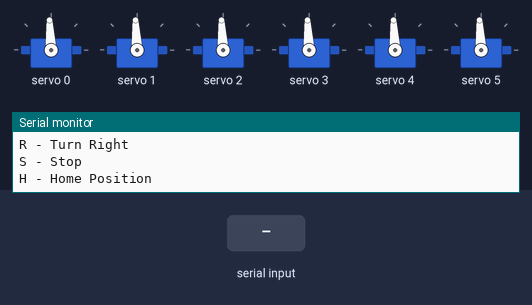
A sketch run on a simulated ESP32. Parts: 6 × servo, the last lines printed to the serial monitor. The test bench sets the inputs (shaded band).

Above: at 2.7 s.
2.8 s: "F" received over Serial
At 3.0 s:
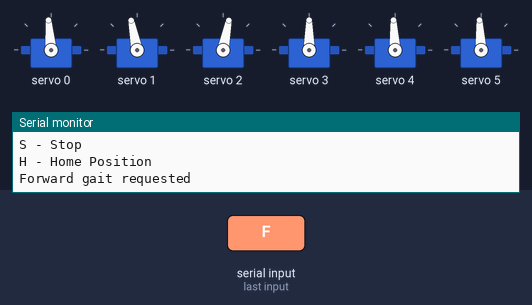
5.8 s: "S" received over Serial
At 6.5 s:
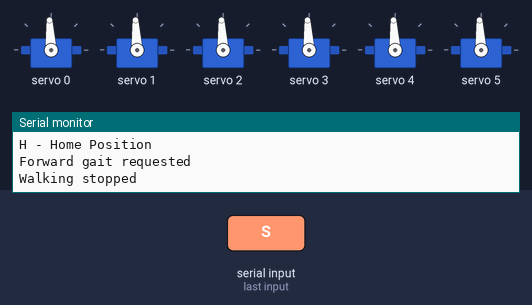
7.5 s: "B" received over Serial
At 7.7 s:
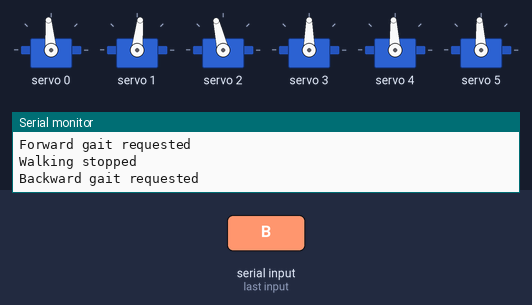
9.8 s: "L" received over Serial
At 10.4 s:
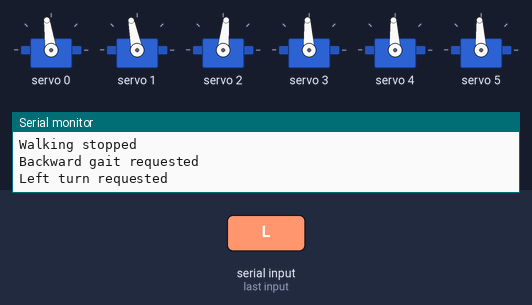
12.1 s: "R" received over Serial
At 12.5 s:
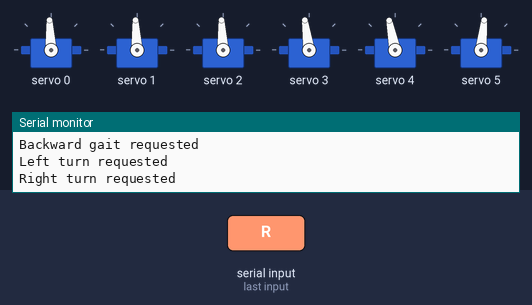
14.4 s: "f" received over Serial
At 15.01 s:
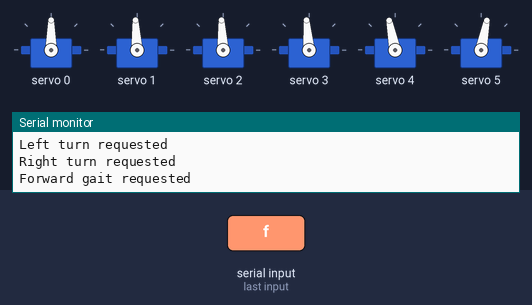
Timing chart, 0 to 18.4 s (numbered marks = the images above; inputs shaded):
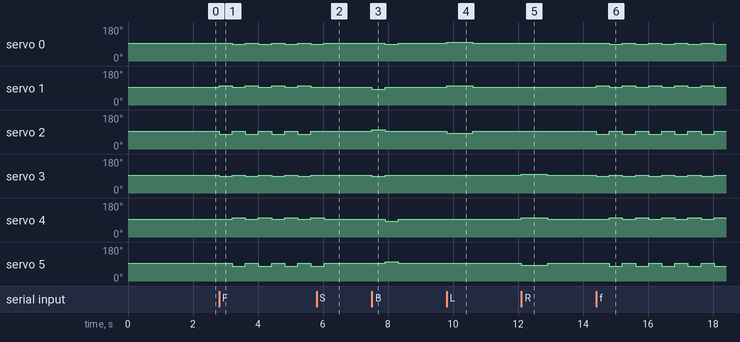

The sketch:

ROBO_DUCK.ino
```cpp
#include "config.h"
#include "servo_control.h"
#include "walking.h"
#include "balance.h"

void setup() {

    Serial.begin(115200);

    delay(1000);

    Serial.println();
    Serial.println("======================");
    Serial.println("     ROBO DUCK");
    Serial.println("======================");

    initServos();

    delay(500);

    standPosition();

    Serial.println("ROBO DUCK READY");

    Serial.println("Commands:");
    Serial.println("F - Forward");
    Serial.println("B - Backward");
    Serial.println("L - Turn Left");
    Serial.println("R - Turn Right");
    Serial.println("S - Stop");
    Serial.println("H - Home Position");
}

void loop() {

    if (Serial.available()) {

        char command = Serial.read();

        switch (command) {

            case 'F':
            case 'f':
                walkForward();
                break;

            case 'B':
            case 'b':
                walkBackward();
                break;

            case 'L':
            case 'l':
                turnLeft();
                break;

            case 'R':
            case 'r':
                turnRight();
                break;

            case 'S':
            case 's':
                stopWalking();
                break;

            case 'H':
            case 'h':
                standPosition();
                Serial.println("Home position");
                break;

            default:
                break;
        }
    }
}
```

balance.cpp
```cpp
#include "balance.h"
#include "servo_control.h"
#include "config.h"

void standPosition() {

    setServoAngle(LEFT_HIP_ROLL, 90);
    setServoAngle(LEFT_HIP_PITCH, 90);
    setServoAngle(LEFT_KNEE, 90);

    setServoAngle(RIGHT_HIP_ROLL, 90);
    setServoAngle(RIGHT_HIP_PITCH, 90);
    setServoAngle(RIGHT_KNEE, 90);
}

void resetPosition() {

    standPosition();
}
```

balance.h
```cpp
#ifndef BALANCE_H
#define BALANCE_H

void standPosition();
void resetPosition();

#endif
```

servo_control.cpp
```cpp
#include "servo_control.h"
#include "config.h"

#include <Wire.h>
#include <Adafruit_PWMServoDriver.h>

static Adafruit_PWMServoDriver pwm(
    PCA9685_ADDRESS
);

static int currentAngles[SERVO_COUNT] = {
    90, 90, 90, 90, 90, 90
};

static bool initialized = false;

static uint16_t angleToPulse(int angle) {

    angle = constrain(
        angle,
        SERVO_MIN_ANGLE,
        SERVO_MAX_ANGLE
    );

    return map(
        angle,
        0,
        180,
        SERVO_MIN_US,
        SERVO_MAX_US
    );
}

void initServos() {

    Wire.begin(I2C_SDA, I2C_SCL);

    if (!pwm.begin()) {
        Serial.println("PCA9685 initialization failed!");
        return;
    }

    pwm.setPWMFreq(SERVO_FREQUENCY);

    delay(20);

    initialized = true;

    Serial.println("PCA9685 ready");
    Serial.println("6 SG90 servo channels configured");
}

void setServoAngle(uint8_t channel, int angle) {

    if (!initialized || channel >= SERVO_COUNT) {
        return;
    }

    angle = constrain(
        angle,
        SERVO_MIN_ANGLE,
        SERVO_MAX_ANGLE
    );

    uint16_t pulse = angleToPulse(angle);

    uint16_t ticks =
        ((uint32_t)pulse * 4096UL) / 20000UL;

    pwm.setPWM(channel, 0, ticks);

    currentAngles[channel] = angle;
}

void moveServoSmooth(
    uint8_t channel,
    int targetAngle,
    int stepDelay
) {

    if (!initialized || channel >= SERVO_COUNT) {
        return;
    }

    targetAngle = constrain(
        targetAngle,
        SERVO_MIN_ANGLE,
        SERVO_MAX_ANGLE
    );

    int startAngle = currentAngles[channel];

    int direction =
        (targetAngle > startAngle) ? 1 : -1;

    for (
        int angle = startAngle;
        angle != targetAngle;
        angle += direction
    ) {

        setServoAngle(channel, angle);
        delay(stepDelay);
    }

    setServoAngle(channel, targetAngle);
}

void setAllServos(int angle) {

    for (int i = 0; i < SERVO_COUNT; i++) {
        setServoAngle(i, angle);
    }
}

void disableServos() {

    if (!initialized) return;

    for (int i = 0; i < SERVO_COUNT; i++) {
        pwm.setPWM(i, 0, 4096);
    }
}
```

servo_control.h
```cpp
#ifndef SERVO_CONTROL_H
#define SERVO_CONTROL_H

#include <Arduino.h>

void initServos();
void setServoAngle(uint8_t channel, int angle);
void moveServoSmooth(uint8_t channel, int targetAngle, int stepDelay);
void setAllServos(int angle);
void disableServos();

#endif
```

walking.cpp
```cpp
#include "walking.h"
#include "servo_control.h"
#include "balance.h"
#include "config.h"

static bool walking = false;

// Initial experimental gait poses.
// Adjust only after checking servo directions and linkages.

static void applyPose(
    int leftRoll,
    int leftHip,
    int leftKnee,
    int rightRoll,
    int rightHip,
    int rightKnee
) {
    setServoAngle(LEFT_HIP_ROLL, leftRoll);
    setServoAngle(LEFT_HIP_PITCH, leftHip);
    setServoAngle(LEFT_KNEE, leftKnee);

    setServoAngle(RIGHT_HIP_ROLL, rightRoll);
    setServoAngle(RIGHT_HIP_PITCH, rightHip);
    setServoAngle(RIGHT_KNEE, rightKnee);
}

void stopWalking() {

    walking = false;
    standPosition();

    Serial.println("Walking stopped");
}

void walkForward() {

    walking = true;

    Serial.println("Forward gait requested");

    while (walking) {

        // Left leg swing phase
        applyPose(95, 105, 65, 85, 90, 90);
        delay(WALK_STEP_TIME / 2);

        // Right leg swing phase
        applyPose(85, 90, 90, 95, 105, 65);
        delay(WALK_STEP_TIME / 2);

        // Serial command can interrupt movement
        if (Serial.available()) {
            char command = Serial.read();

            if (command == 'S' || command == 's') {
                stopWalking();
            }
        }
    }
}

void walkBackward() {

    Serial.println("Backward gait requested");

    applyPose(95, 75, 110, 85, 90, 90);
    delay(WALK_STEP_TIME / 2);

    applyPose(85, 90, 90, 95, 75, 110);
    delay(WALK_STEP_TIME / 2);

    standPosition();
}

void turnLeft() {

    Serial.println("Left turn requested");

    applyPose(100, 105, 75, 90, 90, 90);
    delay(WALK_STEP_TIME);

    standPosition();
}

void turnRight() {

    Serial.println("Right turn requested");

    applyPose(90, 90, 90, 100, 105, 75);
    delay(WALK_STEP_TIME);

    standPosition();
}
```

walking.h
```cpp
#ifndef WALKING_H
#define WALKING_H

void walkForward();
void walkBackward();
void turnLeft();
void turnRight();
void stopWalking();

#endif
```

config.h
```cpp
#ifndef CONFIG_H
#define CONFIG_H

// ESP32 I2C configuration
#define I2C_SDA 21
#define I2C_SCL 22

// PCA9685
#define PCA9685_ADDRESS 0x40
#define SERVO_FREQUENCY 50

// SG90 configuration
#define SERVO_COUNT 6

// Conservative initial pulse range.
// Calibrate each actual servo before increasing.
#define SERVO_MIN_US 1000
#define SERVO_MAX_US 2000

// Servo channels
#define LEFT_HIP_ROLL    0
#define LEFT_HIP_PITCH   1
#define LEFT_KNEE        2

#define RIGHT_HIP_ROLL   3
#define RIGHT_HIP_PITCH  4
#define RIGHT_KNEE       5

// Initial servo positions
#define SERVO_CENTER 90

// Movement settings
#define WALK_DELAY 20
#define WALK_STEP_TIME 800

// Software angle limits
#define SERVO_MIN_ANGLE 0
#define SERVO_MAX_ANGLE 180

#endif
```

Measured:
- after the input at 2.8 s, servo 0: alternates 95° for 0.40 s and 90° for 0.40 s, starting at once; servo 1: alternates 101° for 0.40 s and 93° for 0.40 s, starting at once
- after the input at 5.8 s, servo 0, servo 4, servo 5: goes on until 6.0 s, then stays 93°; servo 1, servo 2: stops changing and stays 93°
- after the input at 7.5 s, servo 0: 93° → 95° at once, → 90° 0.40 s later, → 93° 0.40 s later; servo 1: 93° → 84° at once, → 93° 0.40 s later; servo 2: 93° → 103° at once, → 93° 0.40 s later; servo 3: 93° → 90° at once, → 95° 0.40 s later, → 93° 0.40 s later; servo 4: 93° → 84° after 0.41 s, → 93° 0.40 s later
- after the input at 9.8 s, servo 0: 93° → 98° at once, → 93° 0.80 s later; servo 1: 93° → 101° at once, → 93° 0.80 s later; servo 2: 93° → 84° at once, → 93° 0.80 s later
- after the input at 12.1 s, servo 3: 93° → 98° at once, → 93° 0.80 s later; servo 4: 93° → 101° at once, → 93° 0.80 s later; servo 5: 93° → 84° at once, → 93° 0.80 s later
- after the input at 14.4 s, servo 0: alternates 95° for 0.40 s and 90° for 0.40 s, starting at once; servo 1: alternates 101° for 0.40 s and 93° for 0.40 s, starting at once
